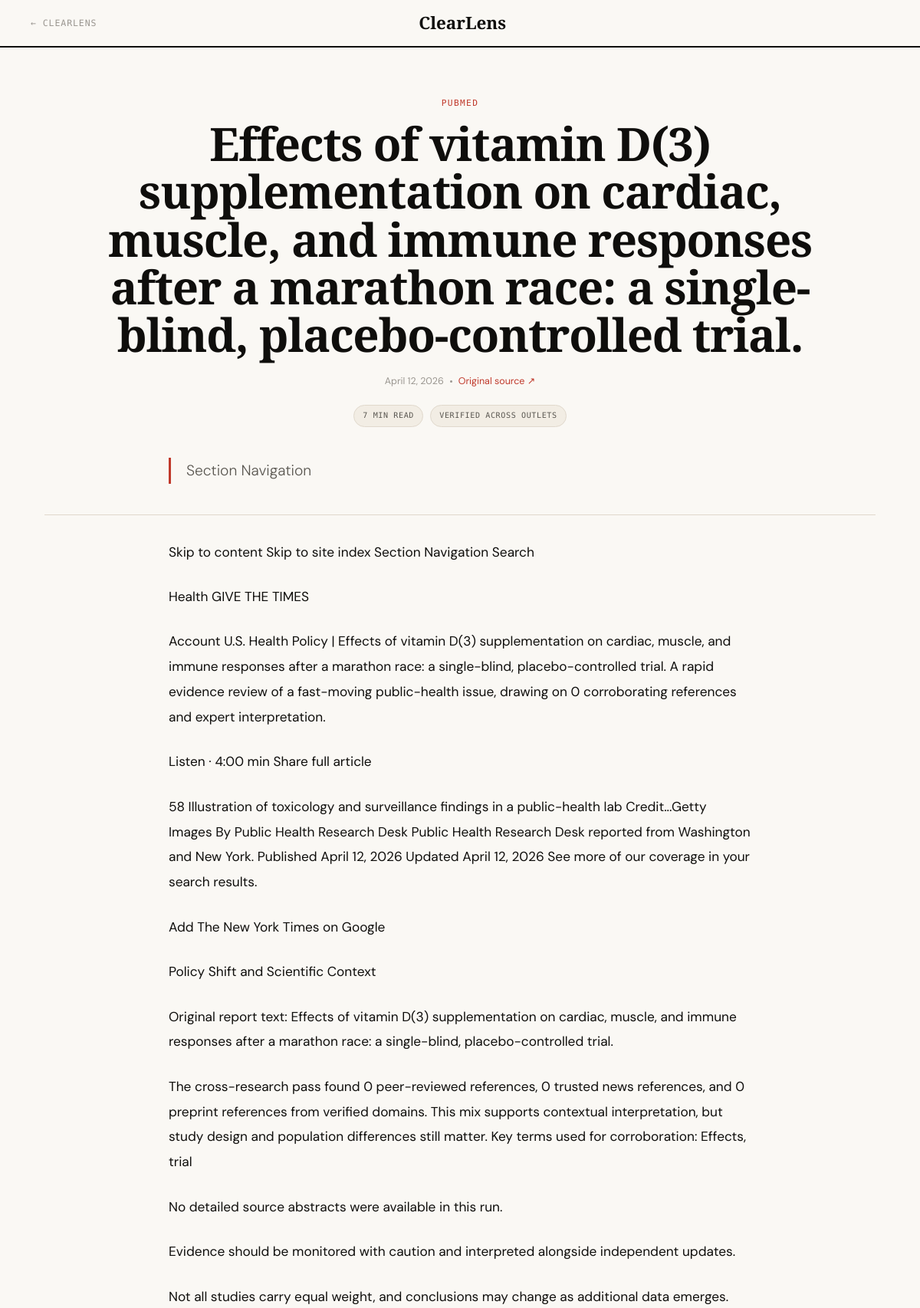
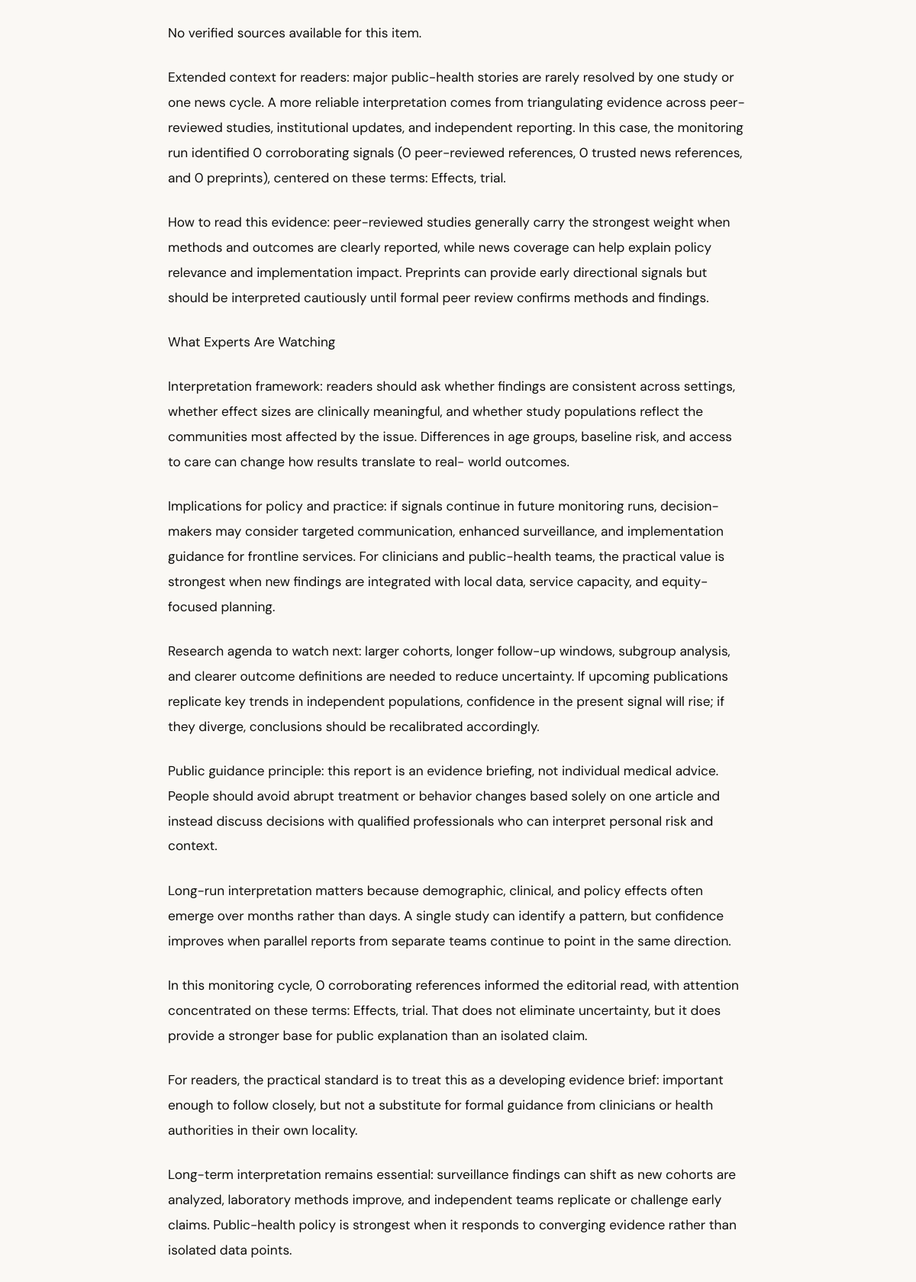
The app's page /article/2 (upper part) with its own data (2 pictures, top to bottom).
### tables this page shows
CREATE TABLE uploaded_articles (
                id INTEGER PRIMARY KEY AUTOINCREMENT,
                title TEXT NOT NULL,
                source TEXT,
                article_date TEXT,
                url TEXT,
                content TEXT NOT NULL,
                created_at TEXT NOT NULL
            , attachment_name TEXT, status TEXT NOT NULL DEFAULT 'pending');

### web_app.py (the view)
@app.route("/article/<slug>", methods=["GET"])
def article_detail(slug):
    with get_conn() as conn:
        row = conn.execute(
            "SELECT id, title, source, url, content, created_at FROM uploaded_articles WHERE id = ?",
            (slug,)
        ).fetchone()
    if row is None:
        abort(404)
    content = row["content"] or ""
    lines = [l.strip() for l in content.split("\n") if l.strip()]
    summary = lines[2] if len(lines) > 2 else (lines[0] if lines else "")
    all_articles = load_generated_articles(limit=20)
    related = [a for a in all_articles if a["slug"] != slug][:6]
    return render_template(
        "article.html",
        article={
            "slug": slug,
            "headline": row["title"] or "",
            "summary": summary,
            "body": content,
            "takeaway": "",
            "source": row["source"] or "ClearLens",
            "source_url": row["url"] or "",
            "image_url": "",
            "date_formatted": format_date(row["created_at"] or ""),
            "social": {},
            "consensus": {},
            "research_sources": [],
        },
        related_articles=related,
    )

### web_app.py (called while the page is built)
def get_conn():
    conn = sqlite3.connect(DB_PATH)
    conn.row_factory = sqlite3.Row
    return conn

def format_date(iso_string):
    try:
        dt = datetime.fromisoformat(iso_string.replace("Z", "+00:00"))
        return dt.strftime("%B %d, %Y")
    except Exception:
        return iso_string or ""

### templates/article.html (shortened to what this page needs)
<!doctype html>
<html lang="en">
<head>
</head>
<body>
  <nav class="site-nav">
    <a class="nav-back" href="{{ url_for('public_home') }}">← ClearLens</a>
    <a class="nav-logo" href="{{ url_for('public_home') }}">ClearLens</a>
  </nav>
  <main class="article-wrap">
    <header class="article-header">
    <p class="article-kicker">{{ article.source }}</p>
    <h1 class="article-headline">{{ article.headline }}</h1>
    <div class="article-byline">
      <span>{{ article.date_formatted }}</span>
      {% if article.source_url %}
      <span class="byline-dot"></span>
      <a class="byline-link" href="{{ article.source_url }}" target="_blank" rel="noopener">Original source ↗</a>
      {% endif %}
    </div>
    <div class="article-meta">
      <span class="meta-pill">{{ ((article.body|wordcount / 200)|round(0, 'ceil'))|int }} min read</span>
      <span class="meta-pill">Verified across outlets</span>
    </div>
    </header>
    <p class="article-summary">{{ article.summary }}</p>
    <hr class="article-divider"/>
    <div class="article-body">
      {% for paragraph in article.body.split('\n\n') %}
        {% if paragraph.strip() %}<p>{{ paragraph.strip() }}</p>{% endif %}
      {% endfor %}
    </div>
  </main>
</body>
</html>

### templates/article.html (style rules this page uses)
*,*::before,*::after { box-sizing:border-box;margin:0;padding:0 }
:root { --ink:#0f0e0c;--ink-2:#5a5751;--ink-3:#9a9690; --paper:#faf8f4;--paper-2:#f2ede4;--paper-3:#e0d8cc; --accent:#c0392b; --agree:#1a7a4a;--agree-bg:#e8f5ee; --dispute:#c0392b;--dispute-bg:#fbeae8; --mixed:#b07d12;--mixed-bg:#fef6e4; --neutral-c:#9a9690; }
body { background:var(--paper);color:var(--ink);font-family:'DM Sans',sans-serif;font-weight:400;line-height:1.6;min-height:100vh }
.site-nav { border-bottom:2px solid var(--ink);padding:.75rem 2.5rem;display:flex;align-items:center;justify-content:space-between }
.nav-back { font-family:'DM Mono',monospace;font-size:.72rem;letter-spacing:.08em;text-transform:uppercase;color:var(--ink-3);text-decoration:none;display:flex;align-items:center;gap:.4rem }
.nav-logo { font-family:'Playfair Display',serif;font-size:1.4rem;font-weight:900;color:var(--ink);text-decoration:none }
.article-wrap { max-width:1180px;margin:0 auto;padding:4rem 3rem 5rem }
.article-header { max-width:920px;margin:0 auto 2.5rem;text-align:center }
.article-kicker { font-family:'DM Mono',monospace;font-size:.7rem;letter-spacing:.12em;text-transform:uppercase;color:var(--accent);margin-bottom:.75rem }
.article-headline { font-family:'Playfair Display',serif;font-size:clamp(2.4rem,5vw,4.8rem);font-weight:900;line-height:1.04;margin-bottom:1.25rem;letter-spacing:-.02em }
.article-byline { display:flex;align-items:center;justify-content:center;gap:.5rem;font-size:.78rem;color:var(--ink-3);margin-bottom:2rem;flex-wrap:wrap }
.byline-dot { width:3px;height:3px;border-radius:50%;background:var(--ink-3) }
.byline-link { color:var(--accent);text-decoration:none }
.article-summary { max-width:760px;margin:0 auto 2.5rem;font-size:1.2rem;line-height:1.75;color:var(--ink-2);font-weight:300;border-left:3px solid var(--accent);padding-left:1.25rem;text-align:left }
.article-meta { display:flex;justify-content:center;gap:.55rem;flex-wrap:wrap;margin:-.75rem 0 2rem }
.meta-pill { font-family:'DM Mono',monospace;font-size:.63rem;letter-spacing:.06em;text-transform:uppercase;color:var(--ink-2);background:var(--paper-2);border:1px solid var(--paper-3);border-radius:999px;padding:.35rem .7rem }
.article-divider { border:none;border-top:0.5px solid var(--paper-3);margin:2rem 0 }
.article-body { max-width:760px;margin:0 auto }
.article-body p { font-size:1.08rem;line-height:1.9;color:var(--ink);margin-bottom:1.6rem }

### records on screen
uploaded_articles: source "PUBMED", headline "Effects of vitamin D(3) supplementation on cardiac, muscle, and immune responses after a marathon race: a single-blind, placebo-controlled trial.", ((article.body|wordcount/200)|round(0,'ceil'))|int "7"

### other values on screen
{{ article.date_formatted }} "April 12, 2026"
{{ article.summary }} "Section Navigation"
{{ paragraph.strip() }} "Skip to content Skip to site index Section Navigation Search" "Health GIVE THE TIMES" "Listen · 4:00 min Share full article" "Add The New York Times on Google" "Policy Shift and Scientific Context" "Original report text: Effects of vitamin D(3) supplementation on cardiac, muscle, and immune responses after a marathon race: a single-blind, placebo-controlled trial." "No detailed source abstracts were available in this run." "Evidence should be monitored with caution and interpreted alongside independent updates." "Not all studies carry equal weight, and conclusions may change as additional data emerges." "No verified sources available for this item." "What Experts Are Watching"
